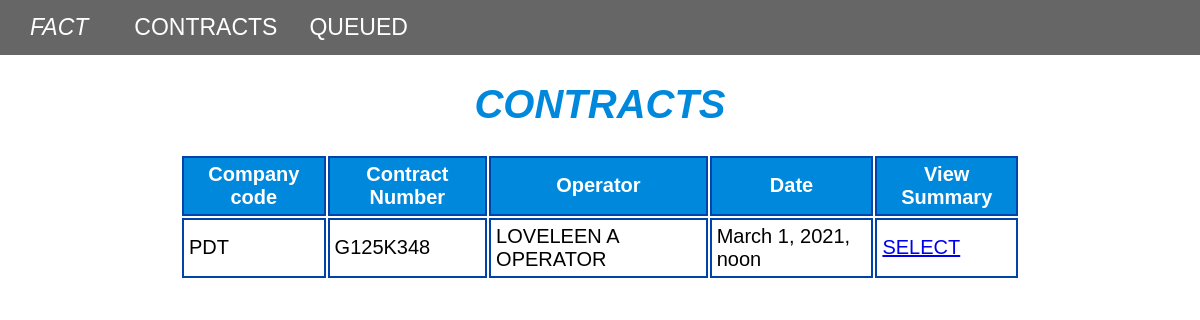
Before: / with the older database file.
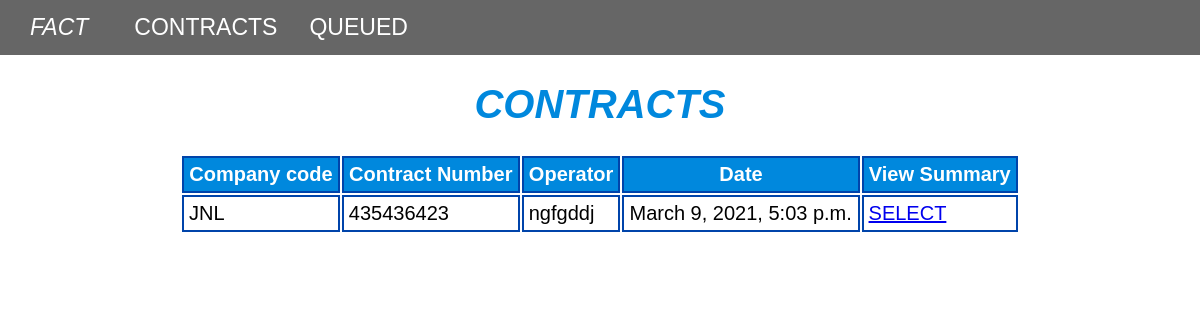
After: the same page with the newer database file.
### contracts/models.py (models this page shows, shortened)
class Contract(models.Model):
    contract_number = models.CharField(max_length=10)
    company_code = models.CharField(max_length=3)
    product = models.CharField(max_length=25)
    operator = models.CharField(max_length=50)
    total_weight = models.PositiveIntegerField()
    contract_date = models.DateTimeField(default=timezone.now)
    restrictions = models.CharField(max_length=20)
    curr_containers = models.JSONField()
    pend_containers = models.JSONField(null=True, blank=True)
    contract_date_updated_at = models.DateTimeField(auto_now=True)

### pages/views.py (the view)
# urls.py: path('', ContractsListView.as_view(), name='home'),
class ContractsListView(ListView):
    model = Contract
    context_object_name = "contracts"
    template_name = 'home.html'

### templates/home.html (shortened to what this page needs)
{% extends 'base.html' %}
{% block content %}
<div id="__home">
    <h1 id="title">CONTRACTS</h1>
    <table style="width: 70%">
      <tr>
        <th scope="col">Company code</th>
        <th scope="col">Contract Number</th>
        <th scope="col">Operator</th>
        <th scope="col">Date</th>
        <th scope="col">View Summary</th>
      </tr>
      {% for contract in contracts %}
      {% if not contract.pend_containers %}
      <tr >
        <td scope="row">{{ contract.company_code }}</td>
        <td scope="row">{{ contract.contract_number }}</td>
        <td scope="row">{{ contract.operator }}</td>
        <td scope="row">{{ contract.contract_date }}</td>
        <td scope="row"><a href="{% url 'contract_detail' contract.id %}">SELECT</a></td>
      </tr>
      {% endif %}
      {% endfor %}
{% endblock content %}

Changed rows visible on the page:
no longer on this page (row edited): Contract: company_code "PDT", contract_number "G125K348", operator "LOVELEEN A OPERATOR", contract_date "March 1, 2021, noon"
now on this page (row edited): Contract: company_code "JNL", contract_number "435436423", operator "ngfgddj", contract_date "March 9, 2021, 5:03 p.m."
